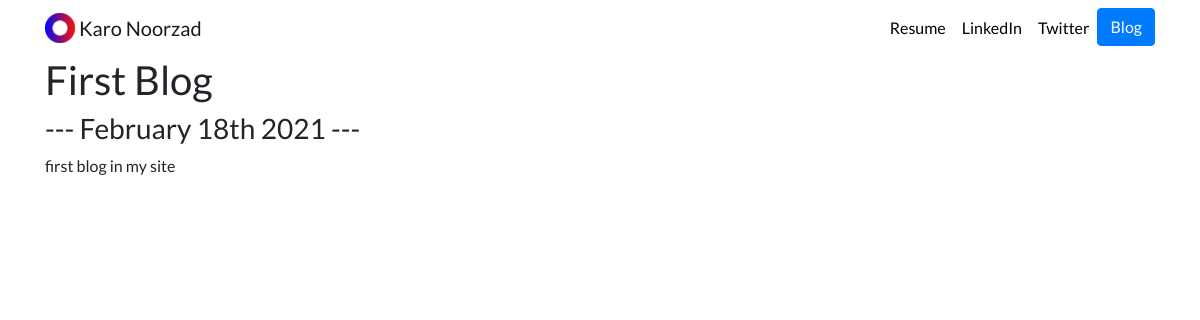
Page /blog/1/ on the committed database.
### blog/models.py (models this page shows, shortened)
class Blog(models.Model):
    title = models.CharField(max_length=200)
    description = models.TextField()
    date = models.DateField()

### blog/views.py (the view)
# urls.py: path('<int:blog_id>/', views.detail, name='detail')
def detail(request, blog_id):
    blog = get_object_or_404(Blog, pk=blog_id)
    return render(request, 'blog/detail.html', {'blog': blog})

### blog/templates/blog/detail.html
{% extends 'portfolio/base.html' %}
{% block content %}
<h1>{{ blog.title }}</h1>
<h3>--- {{ blog.date|date:'F jS Y' }} ---</h3>
{{ blog.description|safe }}
{% endblock %}

### portfolio/static/portfolio/custom.css (style rules this page uses)
body { font-family: 'Lato', sans-serif; }

### rows in the picture
Blog: title "First Blog", date "February 18th 2021", description "first blog in my site"
